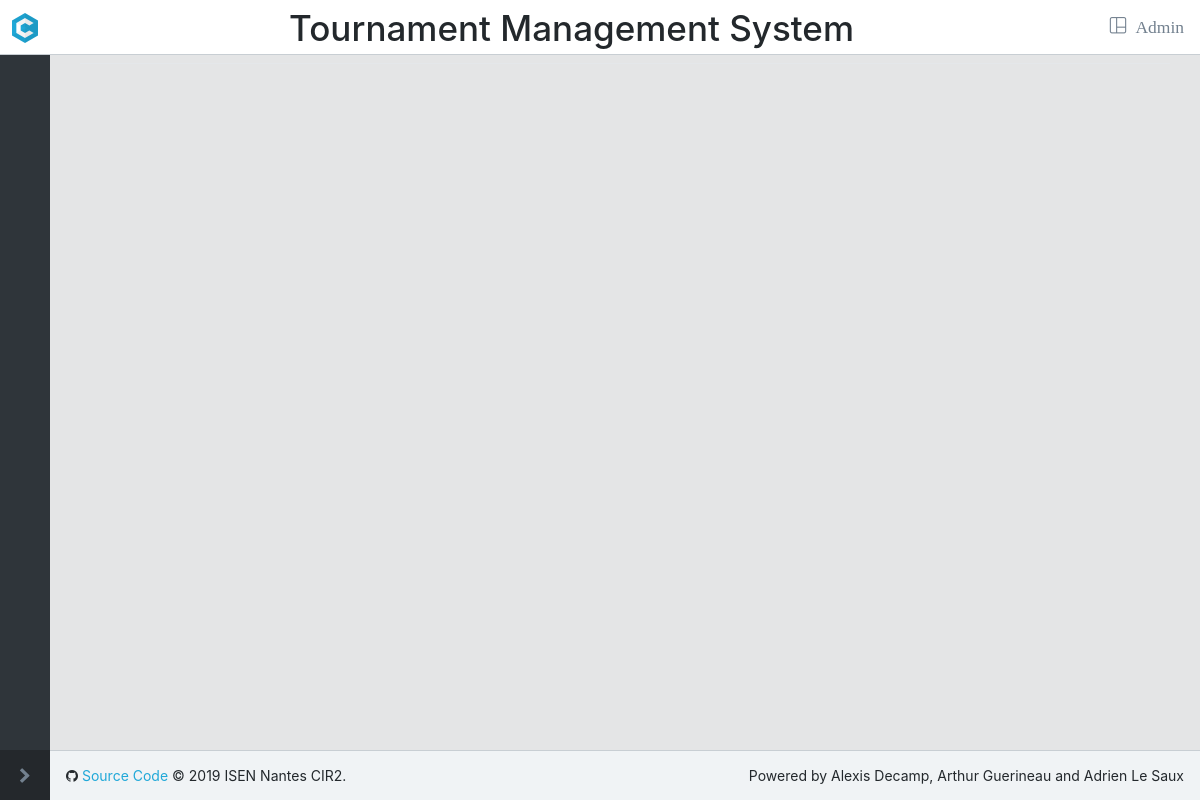
Before: /View/index.php?error=access_denied with the older database file.
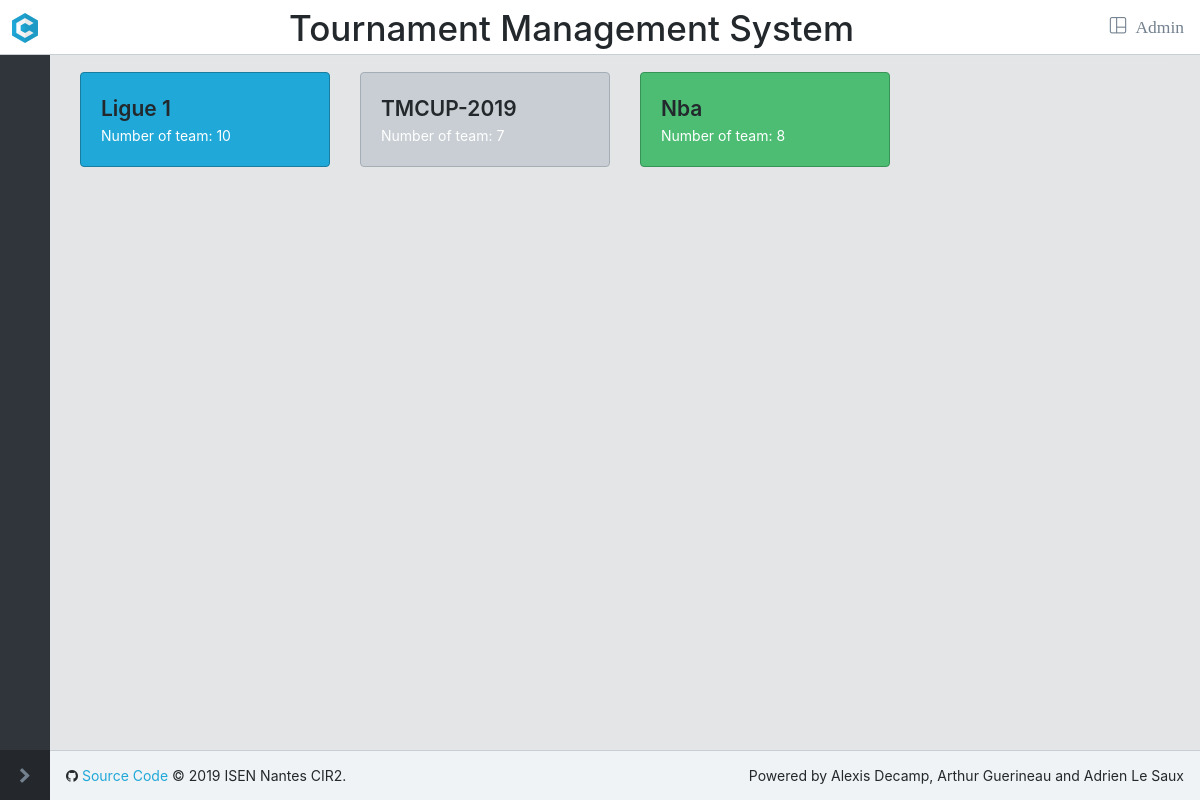
After: the same page with the newer database file.
### tables this page shows
CREATE TABLE `Tournament` (
  `id` int(10) unsigned NOT NULL AUTO_INCREMENT,
  `name` varchar(255) NOT NULL,
  `nb_team` int(10) unsigned DEFAULT NULL,
  PRIMARY KEY (`id`)
);

### Model/Database.php (called while the page is built, shortened)
<?php
class Database
{
    private $connection;
    public function getConnection(){ return $this->connection; }
    public function __construct($host="localhost", $dbName="Tournament-Management-System", $user="testUser", $password="testPassword"){
        if($this->connection == NULL){
            $this->host = $host;
            $this->dbName = $dbName;
            $dsn = 'mysql:host='.$host.';dbname='.$dbName;
            try {
                $this->connection = new PDO($dsn, $user, $password);
                $this->connection->setAttribute(PDO::ATTR_ERRMODE, PDO::ERRMODE_EXCEPTION);
            }
            catch (PDOException $e) {
                die("Failed connection to the the $this->dbName database on host $this->host:"."</br>".$e->getMessage());
            }
        }
    }
    public function __destruct(){ $this->connection = NULL; }
}

### Model/Tournament.php (called while the page is built, shortened)
<?php
require_once "Database.php";
class Tournament
{
    private $id;
    private $name;
    private $nb_team;
    public function getId()
    {
        return $this->id;
    }
    public function getName()
    {
        return $this->name;
    }
    public function getNbTeam()
    {
        return $this->nb_team;
    }
}
function getTournamentList(){
    $db = new Database();
    $tournamentList = $db->getConnection()->prepare("SELECT * FROM Tournament ");
    $tournamentList->execute();
    $tournamentList = $tournamentList->fetchAll(PDO::FETCH_CLASS, "Tournament");
    return $tournamentList;
}

### View/index.php (the view, shortened to what this page needs)
<!DOCTYPE html>
<html lang="en">
<head>
    <link rel="stylesheet" href="template/css/style.css">
    <link rel="stylesheet" href="template/@coreui/icons/css/coreui-icons.min.css">
    <link rel="stylesheet" href="template/font-awesome/css/font-awesome.min.css">
</head>
<body class="app header-fixed sidebar-fixed aside-menu-fixed sidebar-lg-show sidebar-minimized brand-minimized">
<header class="app-header navbar">
    <a class="navbar-brand" href="index.php">
        <img class="navbar-brand-minimized" src="template/img/brand/sygnet.svg" width="30" height="30" alt="CoreUI Logo">
    </a>
    <h1 class="nav navbar-nav ml-auto">Tournament Management System</h1>
    <ul class="nav navbar-nav ml-auto">
        <li class="nav-item dropdown">
            <a class="nav-link" href="Admin/view-Login.php" role="button">
                <i class="cui-dashboard btn-lg"> Admin</i>
            </a>
        </li>
    </ul>
</header>
<div class="app-body">
    <div class="sidebar">
        <nav class="sidebar-nav">
            <ul class="nav justify-content-center">
            </ul>
        </nav>
        <button  class="sidebar-minimizer brand-minimizer" type="button"></button>
    </div>
    <main class="main">
        <div class="container-fluid">
            <div class="animated fadeIn">
                <div class="dropdown-divider"></div>
                <div class="row">
                    <?php
                    require_once "../Model/Tournament.php";
                    $color = array("bg-primary", "bg-secondary", "bg-success", "bg-danger", "bg-warning", "bg-info", "bg-light");
                    $i = 0;
                    $tournaments = getTournamentList();
                    foreach ($tournaments as $tournament){
                        echo '
                        <div class="col-sm-6 col-lg-3">
                            <div class="card text-white '.$color[$i].'">
                                <div class="card-body">
                                   <a class="text-value text-body" href="User/Tournament.php?id='.$tournament->getId().'">'.$tournament->getName().'</a>
                                    <div>Number of team: '.$tournament->getNbTeam().'</div>
                                </div>
                            </div>
                        </div>
                        ';
                        $i = ($i === 6)? 0 : $i+1;
                    }?>
                </div>
            </div>
        </div>
    </main>
</div>
<footer class="app-footer">
    <div>
        <i class="fa fa-github"></i>
        <a href="https://github.com/adrienls/Tournament-Management-System">Source Code</a>
        <span>&copy; 2019 ISEN Nantes CIR2.</span>
    </div>
    <div class="ml-auto">
        <span>Powered by Alexis Decamp, Arthur Guerineau and Adrien Le Saux</span>
    </div>
</footer>
</body>
</html>

Changed rows visible on the page:
added tournament: name "Ligue 1", nb_team "10"
added tournament: name "TMCUP-2019", nb_team "7"
added tournament: name "Nba", nb_team "8"
